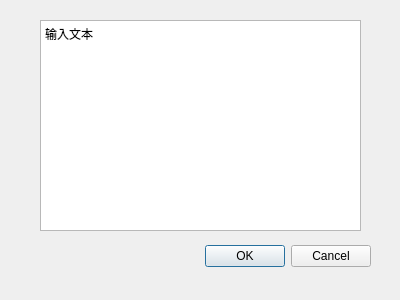
<?xml version="1.0" encoding="UTF-8"?>
<ui version="4.0">
 <class>Dialog</class>
 <widget class="QDialog" name="Dialog">
  <property name="geometry">
   <rect>
    <x>0</x>
    <y>0</y>
    <width>400</width>
    <height>300</height>
   </rect>
  </property>
  <property name="windowTitle">
   <string>Dialog</string>
  </property>
  <widget class="QDialogButtonBox" name="buttonBox">
   <property name="geometry">
    <rect>
     <x>30</x>
     <y>240</y>
     <width>341</width>
     <height>32</height>
    </rect>
   </property>
   <property name="orientation">
    <enum>Qt::Horizontal</enum>
   </property>
   <property name="standardButtons">
    <set>QDialogButtonBox::Cancel|QDialogButtonBox::Ok</set>
   </property>
  </widget>
  <widget class="QPlainTextEdit" name="plainTextEdit">
   <property name="geometry">
    <rect>
     <x>40</x>
     <y>20</y>
     <width>321</width>
     <height>211</height>
    </rect>
   </property>
   <property name="plainText">
    <string>输入文本</string>
   </property>
  </widget>
 </widget>
 <resources/>
 <connections>
  <connection>
   <sender>buttonBox</sender>
   <signal>accepted()</signal>
   <receiver>Dialog</receiver>
   <slot>accept()</slot>
   <hints>
    <hint type="sourcelabel">
     <x>248</x>
     <y>254</y>
    </hint>
    <hint type="destinationlabel">
     <x>157</x>
     <y>274</y>
    </hint>
   </hints>
  </connection>
  <connection>
   <sender>buttonBox</sender>
   <signal>rejected()</signal>
   <receiver>Dialog</receiver>
   <slot>reject()</slot>
   <hints>
    <hint type="sourcelabel">
     <x>316</x>
     <y>260</y>
    </hint>
    <hint type="destinationlabel">
     <x>286</x>
     <y>274</y>
    </hint>
   </hints>
  </connection>
 </connections>
</ui>
